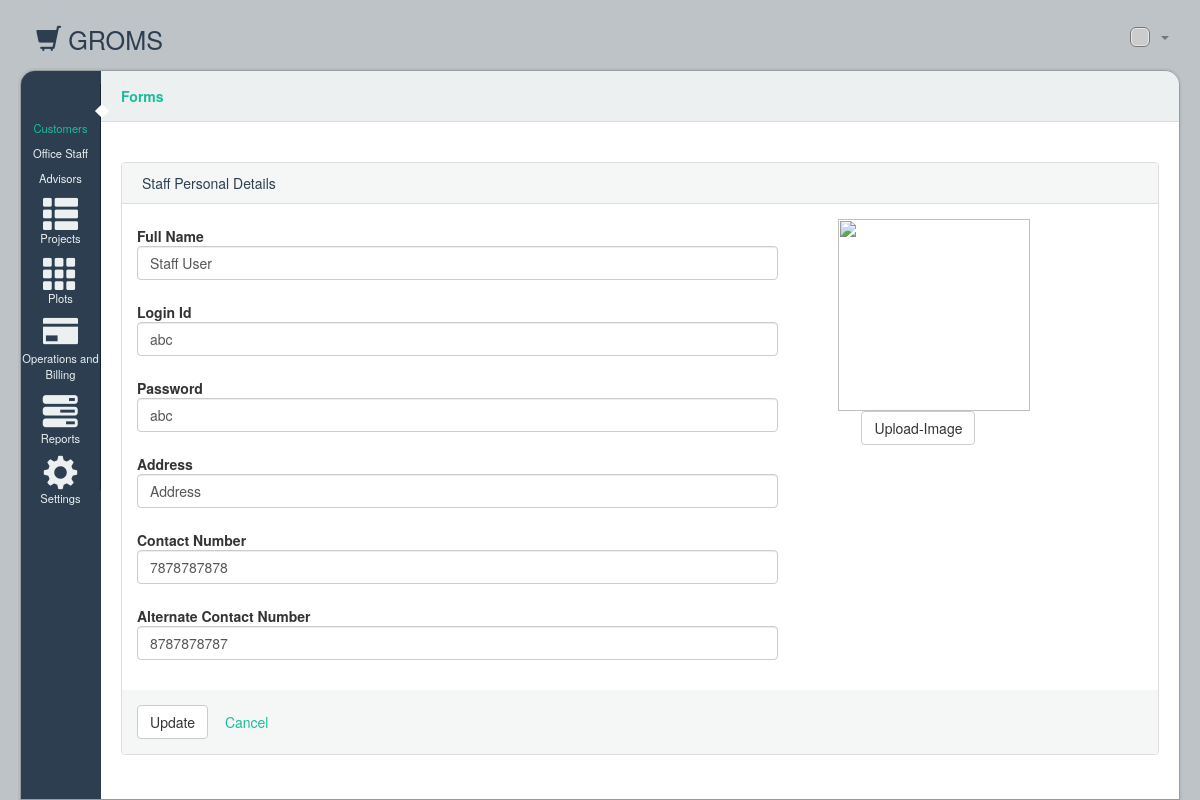
The app's page /edit_staffmember_page/1/, older data.
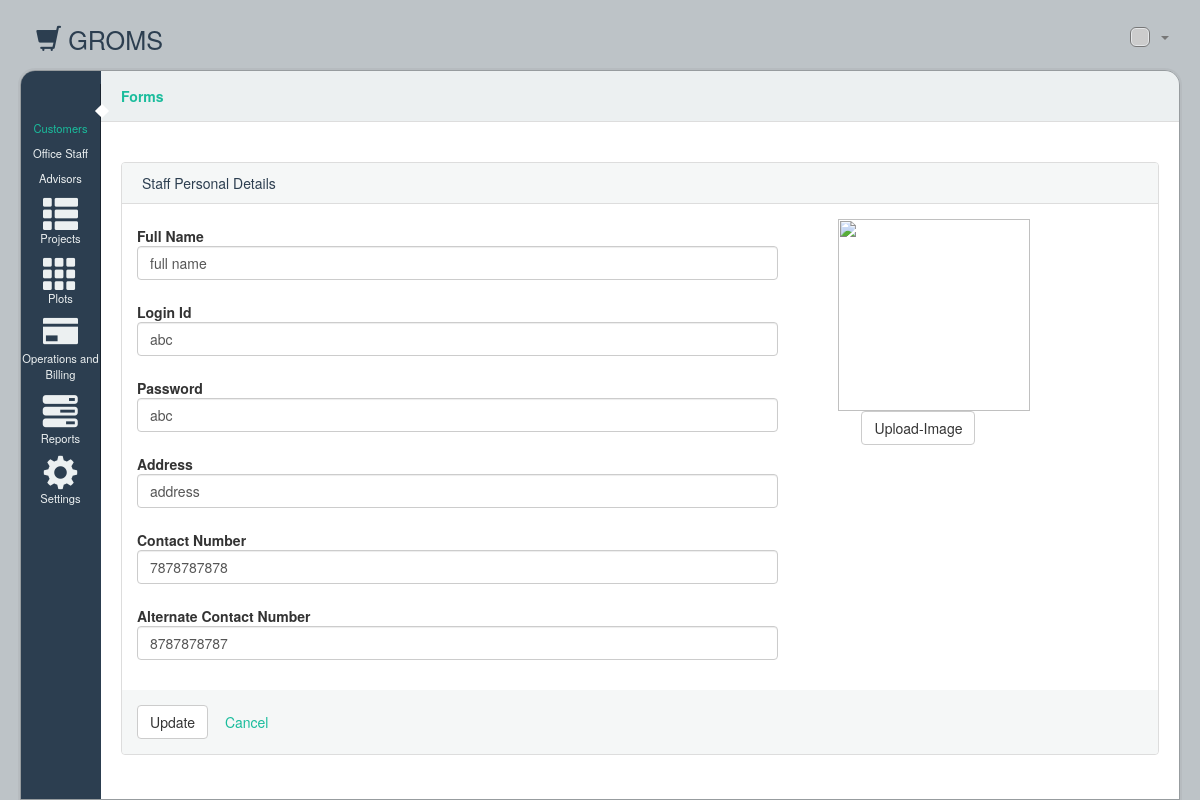
The same page, newer data.
### grom/models.py (models this page shows, shortened)
class StaffUser(models.Model):
	loginid = models.CharField(max_length=50, unique=True)
	password = models.CharField(max_length=50)
	fullname = models.CharField(max_length=100)
	contact_no = models.CharField(max_length=15)
	alternate_contact_no = models.CharField(max_length=15,null=True)
	address = models.TextField()

### grom/views.py (the view)
# urls.py: url(r'^edit_staffmember_page/(?P<member_id>.+)/$', views.edit_staffmember_page),
def edit_staffmember_page(request, member_id):
    member = StaffUser.objects.get(id=member_id)
    return render(request, 'grom/edit_staffmember_page.html', {'member': member})

### grom/templates/grom/edit_staffmember_page.html (shortened to what this page needs)
{%extends 'grom/base.html'%}
{%block content%}
      <section id='tools'>
        <ul class='breadcrumb' id='breadcrumb'>
          <li class='title'>Forms</li>
        </ul>
        <div id='toolbar'>
        </div>
      </section>
      <div id='content'>
        <br>
        <div class='panel panel-default'>
          <div class='panel-heading'>
            Staff Personal Details
          </div>
          <div class='panel-body'>
            <form class='form-horizontal' method="POST" action="/edit_staffmember/{{member.id}}/">
              <fieldset>
                <div class='form-group col-md-8'>
                  <label class='control-label'>Full Name</label>
                  <input class='form-control' placeholder='Enter Name' type='text' name = 'full_name' value = '{{member.fullname}}'>
                </div>
                <div class='form-group col-md-8'>
                  <label class='control-label'>Login Id </label>
                  <input class='form-control' placeholder='Enter Login Id' type='text' name = 'login_id' value = '{{member.loginid}}'>
                </div>
                <div class='form-group col-md-8'>
                  <label class='control-label'>Password</label>
                  <input class='form-control' placeholder="Enter Password" type='text' name = 'password' value = '{{member.password}}'>
                </div>
                <img class="img-responisve tocenter" alt="" width="192" height="192" src="../assets/images/thumb_default-bc6b0c05.png" />
                <div class='form-group col-md-8'>
                  <label class='control-label'>Address</label>
                  <input class='form-control' placeholder='Enter Address' type='text' name ='address' value = '{{member.address}}'>
                </div>
                <div class='form-group col-md-8'>
                  <label class='control-label'>Contact Number</label>
                  <input class='form-control' placeholder='Enter Contact Number' type='text' name = 'contact_no' value = '{{member.contact_no}}'>
                </div>
                 <div class='form-group col-md-8'>
                  <label class='control-label'>Alternate Contact Number</label>
                  <input class='form-control' placeholder='Enter Alternate Contact Number' type='text' name = 'alt_contact_no' value = '{{member.alternate_contact_no}}'>
                </div>
                <button class='btn btn-default btn-md col-lg-offset-1'>Upload-Image</button>
              </fieldset>
              <div class='form-actions'>
                <button  class="button btn btn-default" type="submit">Update </button>
                <a class='btn' href='/dashboard/'>Cancel</a>
              </div>
            </form>
          </div>
        </div>
      </div>
    </div>
{%endblock content%}

Row changes from the older to the newer data that the page shows:
changed StaffUser "abc": full_name "Staff User" → "full name"; address "Address" → "address"
